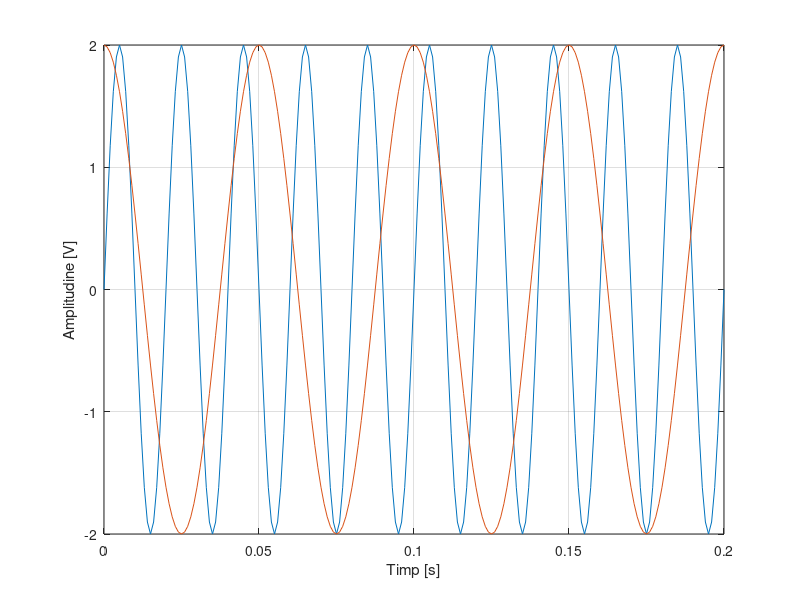

Here is the MATLAB script that generated this plot:
F=50;
t=0:0.001:0.2;
s=2*sin(2*pi*F*t);
plot(t,s)
grid
xlabel('Timp [s]')
ylabel('Amplitudine [V]')

frecv=20;
p=2*cos(2*pi*frecv*t);  
hold on
plot(t,p)
